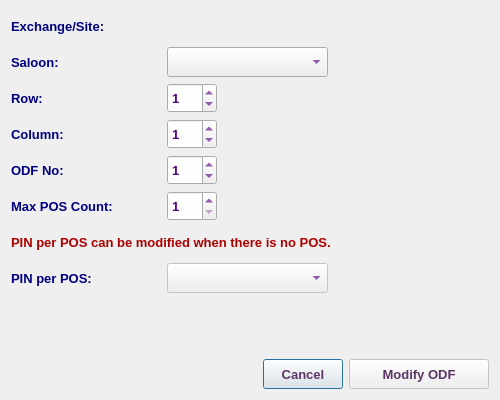
<?xml version="1.0" encoding="UTF-8"?>
<ui version="4.0">
 <class>EditOdfDialog</class>
 <widget class="QDialog" name="EditOdfDialog">
  <property name="windowModality">
   <enum>Qt::NonModal</enum>
  </property>
  <property name="geometry">
   <rect>
    <x>0</x>
    <y>0</y>
    <width>500</width>
    <height>400</height>
   </rect>
  </property>
  <property name="minimumSize">
   <size>
    <width>500</width>
    <height>400</height>
   </size>
  </property>
  <property name="maximumSize">
   <size>
    <width>501</width>
    <height>401</height>
   </size>
  </property>
  <property name="font">
   <font>
    <family>Tahoma</family>
    <pointsize>10</pointsize>
   </font>
  </property>
  <property name="windowTitle">
   <string>Edit ODF</string>
  </property>
  <property name="windowIcon">
   <iconset resource="../../../../image.qrc">
    <normaloff>:/Image/fiber.png</normaloff>:/Image/fiber.png</iconset>
  </property>
  <layout class="QVBoxLayout" name="verticalLayout">
   <item>
    <layout class="QHBoxLayout" name="horizontalLayout_6">
     <item>
      <widget class="QLabel" name="label_4">
       <property name="minimumSize">
        <size>
         <width>150</width>
         <height>30</height>
        </size>
       </property>
       <property name="maximumSize">
        <size>
         <width>150</width>
         <height>30</height>
        </size>
       </property>
       <property name="font">
        <font>
         <family>Tahoma</family>
         <pointsize>10</pointsize>
         <weight>75</weight>
         <bold>true</bold>
        </font>
       </property>
       <property name="styleSheet">
        <string notr="true">color: rgb(0, 0, 127);</string>
       </property>
       <property name="text">
        <string>Exchange/Site:</string>
       </property>
      </widget>
     </item>
     <item>
      <widget class="QLabel" name="areaAbbrLbl">
       <property name="sizePolicy">
        <sizepolicy hsizetype="Expanding" vsizetype="Preferred">
         <horstretch>0</horstretch>
         <verstretch>0</verstretch>
        </sizepolicy>
       </property>
       <property name="minimumSize">
        <size>
         <width>140</width>
         <height>30</height>
        </size>
       </property>
       <property name="maximumSize">
        <size>
         <width>5000</width>
         <height>30</height>
        </size>
       </property>
       <property name="font">
        <font>
         <family>Tahoma</family>
         <pointsize>10</pointsize>
         <weight>75</weight>
         <bold>true</bold>
        </font>
       </property>
       <property name="styleSheet">
        <string notr="true">color: rgb(85, 0, 127);</string>
       </property>
       <property name="text">
        <string/>
       </property>
       <property name="alignment">
        <set>Qt::AlignLeading|Qt::AlignLeft|Qt::AlignVCenter</set>
       </property>
      </widget>
     </item>
    </layout>
   </item>
   <item>
    <layout class="QHBoxLayout" name="horizontalLayout_5">
     <item>
      <widget class="QLabel" name="label_5">
       <property name="minimumSize">
        <size>
         <width>150</width>
         <height>30</height>
        </size>
       </property>
       <property name="maximumSize">
        <size>
         <width>150</width>
         <height>30</height>
        </size>
       </property>
       <property name="font">
        <font>
         <family>Tahoma</family>
         <pointsize>10</pointsize>
         <weight>75</weight>
         <bold>true</bold>
        </font>
       </property>
       <property name="styleSheet">
        <string notr="true">color: rgb(0, 0, 127);</string>
       </property>
       <property name="text">
        <string>Saloon:</string>
       </property>
      </widget>
     </item>
     <item>
      <widget class="QComboBox" name="saloonCB">
       <property name="sizePolicy">
        <sizepolicy hsizetype="Expanding" vsizetype="Preferred">
         <horstretch>0</horstretch>
         <verstretch>0</verstretch>
        </sizepolicy>
       </property>
       <property name="minimumSize">
        <size>
         <width>150</width>
         <height>30</height>
        </size>
       </property>
       <property name="maximumSize">
        <size>
         <width>250</width>
         <height>30</height>
        </size>
       </property>
       <property name="font">
        <font>
         <family>Tahoma</family>
         <pointsize>10</pointsize>
         <weight>75</weight>
         <bold>true</bold>
        </font>
       </property>
       <property name="styleSheet">
        <string notr="true">color: rgb(85, 0, 127);</string>
       </property>
      </widget>
     </item>
     <item>
      <spacer name="horizontalSpacer_4">
       <property name="orientation">
        <enum>Qt::Horizontal</enum>
       </property>
       <property name="sizeHint" stdset="0">
        <size>
         <width>40</width>
         <height>20</height>
        </size>
       </property>
      </spacer>
     </item>
    </layout>
   </item>
   <item>
    <layout class="QHBoxLayout" name="horizontalLayout_8">
     <item>
      <widget class="QLabel" name="label_7">
       <property name="minimumSize">
        <size>
         <width>150</width>
         <height>30</height>
        </size>
       </property>
       <property name="maximumSize">
        <size>
         <width>150</width>
         <height>30</height>
        </size>
       </property>
       <property name="font">
        <font>
         <family>Tahoma</family>
         <pointsize>10</pointsize>
         <weight>75</weight>
         <bold>true</bold>
        </font>
       </property>
       <property name="styleSheet">
        <string notr="true">color: rgb(0, 0, 127);</string>
       </property>
       <property name="text">
        <string>Row:</string>
       </property>
      </widget>
     </item>
     <item>
      <widget class="QSpinBox" name="odfRowSB">
       <property name="sizePolicy">
        <sizepolicy hsizetype="Preferred" vsizetype="Preferred">
         <horstretch>0</horstretch>
         <verstretch>0</verstretch>
        </sizepolicy>
       </property>
       <property name="minimumSize">
        <size>
         <width>50</width>
         <height>30</height>
        </size>
       </property>
       <property name="maximumSize">
        <size>
         <width>70</width>
         <height>30</height>
        </size>
       </property>
       <property name="font">
        <font>
         <family>Tahoma</family>
         <pointsize>10</pointsize>
         <weight>75</weight>
         <bold>true</bold>
        </font>
       </property>
       <property name="styleSheet">
        <string notr="true">color: rgb(85, 0, 127);</string>
       </property>
       <property name="minimum">
        <number>-20</number>
       </property>
       <property name="value">
        <number>1</number>
       </property>
      </widget>
     </item>
     <item>
      <spacer name="horizontalSpacer_8">
       <property name="font">
        <font>
         <family>Tahoma</family>
         <pointsize>10</pointsize>
        </font>
       </property>
       <property name="orientation">
        <enum>Qt::Horizontal</enum>
       </property>
       <property name="sizeHint" stdset="0">
        <size>
         <width>40</width>
         <height>20</height>
        </size>
       </property>
      </spacer>
     </item>
    </layout>
   </item>
   <item>
    <layout class="QHBoxLayout" name="horizontalLayout_7">
     <item>
      <widget class="QLabel" name="label_6">
       <property name="minimumSize">
        <size>
         <width>150</width>
         <height>30</height>
        </size>
       </property>
       <property name="maximumSize">
        <size>
         <width>150</width>
         <height>30</height>
        </size>
       </property>
       <property name="font">
        <font>
         <family>Tahoma</family>
         <pointsize>10</pointsize>
         <weight>75</weight>
         <bold>true</bold>
        </font>
       </property>
       <property name="styleSheet">
        <string notr="true">color: rgb(0, 0, 127);</string>
       </property>
       <property name="text">
        <string>Column:</string>
       </property>
      </widget>
     </item>
     <item>
      <widget class="QSpinBox" name="odfColumnSB">
       <property name="sizePolicy">
        <sizepolicy hsizetype="Preferred" vsizetype="Preferred">
         <horstretch>0</horstretch>
         <verstretch>0</verstretch>
        </sizepolicy>
       </property>
       <property name="minimumSize">
        <size>
         <width>50</width>
         <height>30</height>
        </size>
       </property>
       <property name="maximumSize">
        <size>
         <width>70</width>
         <height>30</height>
        </size>
       </property>
       <property name="font">
        <font>
         <family>Tahoma</family>
         <pointsize>10</pointsize>
         <weight>75</weight>
         <bold>true</bold>
        </font>
       </property>
       <property name="styleSheet">
        <string notr="true">color: rgb(85, 0, 127);</string>
       </property>
       <property name="minimum">
        <number>-20</number>
       </property>
       <property name="value">
        <number>1</number>
       </property>
      </widget>
     </item>
     <item>
      <spacer name="horizontalSpacer_7">
       <property name="font">
        <font>
         <family>Tahoma</family>
         <pointsize>10</pointsize>
        </font>
       </property>
       <property name="orientation">
        <enum>Qt::Horizontal</enum>
       </property>
       <property name="sizeHint" stdset="0">
        <size>
         <width>40</width>
         <height>20</height>
        </size>
       </property>
      </spacer>
     </item>
    </layout>
   </item>
   <item>
    <layout class="QHBoxLayout" name="horizontalLayout_2">
     <item>
      <widget class="QLabel" name="label">
       <property name="minimumSize">
        <size>
         <width>150</width>
         <height>30</height>
        </size>
       </property>
       <property name="maximumSize">
        <size>
         <width>150</width>
         <height>30</height>
        </size>
       </property>
       <property name="font">
        <font>
         <family>Tahoma</family>
         <pointsize>10</pointsize>
         <weight>75</weight>
         <bold>true</bold>
        </font>
       </property>
       <property name="styleSheet">
        <string notr="true">color: rgb(0, 0, 127);</string>
       </property>
       <property name="text">
        <string>ODF No:</string>
       </property>
      </widget>
     </item>
     <item>
      <widget class="QSpinBox" name="odfNoSB">
       <property name="sizePolicy">
        <sizepolicy hsizetype="Preferred" vsizetype="Preferred">
         <horstretch>0</horstretch>
         <verstretch>0</verstretch>
        </sizepolicy>
       </property>
       <property name="minimumSize">
        <size>
         <width>50</width>
         <height>30</height>
        </size>
       </property>
       <property name="maximumSize">
        <size>
         <width>70</width>
         <height>30</height>
        </size>
       </property>
       <property name="font">
        <font>
         <family>Tahoma</family>
         <pointsize>10</pointsize>
         <weight>75</weight>
         <bold>true</bold>
        </font>
       </property>
       <property name="styleSheet">
        <string notr="true">color: rgb(85, 0, 127);</string>
       </property>
       <property name="minimum">
        <number>-20</number>
       </property>
       <property name="value">
        <number>1</number>
       </property>
      </widget>
     </item>
     <item>
      <spacer name="horizontalSpacer_2">
       <property name="font">
        <font>
         <family>Tahoma</family>
         <pointsize>10</pointsize>
        </font>
       </property>
       <property name="orientation">
        <enum>Qt::Horizontal</enum>
       </property>
       <property name="sizeHint" stdset="0">
        <size>
         <width>40</width>
         <height>20</height>
        </size>
       </property>
      </spacer>
     </item>
    </layout>
   </item>
   <item>
    <layout class="QHBoxLayout" name="horizontalLayout_3">
     <item>
      <widget class="QLabel" name="label_2">
       <property name="minimumSize">
        <size>
         <width>150</width>
         <height>30</height>
        </size>
       </property>
       <property name="maximumSize">
        <size>
         <width>150</width>
         <height>30</height>
        </size>
       </property>
       <property name="font">
        <font>
         <family>Tahoma</family>
         <pointsize>10</pointsize>
         <weight>75</weight>
         <bold>true</bold>
        </font>
       </property>
       <property name="styleSheet">
        <string notr="true">color: rgb(0, 0, 127);</string>
       </property>
       <property name="text">
        <string>Max POS Count:</string>
       </property>
      </widget>
     </item>
     <item>
      <widget class="QSpinBox" name="posCountSB">
       <property name="enabled">
        <bool>true</bool>
       </property>
       <property name="sizePolicy">
        <sizepolicy hsizetype="Preferred" vsizetype="Preferred">
         <horstretch>0</horstretch>
         <verstretch>0</verstretch>
        </sizepolicy>
       </property>
       <property name="minimumSize">
        <size>
         <width>50</width>
         <height>30</height>
        </size>
       </property>
       <property name="maximumSize">
        <size>
         <width>70</width>
         <height>30</height>
        </size>
       </property>
       <property name="font">
        <font>
         <family>Tahoma</family>
         <pointsize>10</pointsize>
         <weight>75</weight>
         <bold>true</bold>
        </font>
       </property>
       <property name="styleSheet">
        <string notr="true">color: rgb(85, 0, 127);</string>
       </property>
       <property name="minimum">
        <number>1</number>
       </property>
       <property name="value">
        <number>1</number>
       </property>
      </widget>
     </item>
     <item>
      <spacer name="horizontalSpacer_3">
       <property name="font">
        <font>
         <family>Tahoma</family>
         <pointsize>10</pointsize>
        </font>
       </property>
       <property name="orientation">
        <enum>Qt::Horizontal</enum>
       </property>
       <property name="sizeHint" stdset="0">
        <size>
         <width>40</width>
         <height>20</height>
        </size>
       </property>
      </spacer>
     </item>
    </layout>
   </item>
   <item>
    <widget class="QLabel" name="posWarningLbl">
     <property name="minimumSize">
      <size>
       <width>0</width>
       <height>30</height>
      </size>
     </property>
     <property name="maximumSize">
      <size>
       <width>16777215</width>
       <height>30</height>
      </size>
     </property>
     <property name="font">
      <font>
       <family>Tahoma</family>
       <pointsize>10</pointsize>
       <weight>75</weight>
       <bold>true</bold>
      </font>
     </property>
     <property name="styleSheet">
      <string notr="true">color: rgb(170, 0, 0);</string>
     </property>
     <property name="text">
      <string>PIN per POS can be modified when there is no POS.</string>
     </property>
    </widget>
   </item>
   <item>
    <layout class="QHBoxLayout" name="horizontalLayout_4">
     <item>
      <widget class="QLabel" name="label_3">
       <property name="minimumSize">
        <size>
         <width>150</width>
         <height>30</height>
        </size>
       </property>
       <property name="maximumSize">
        <size>
         <width>150</width>
         <height>30</height>
        </size>
       </property>
       <property name="font">
        <font>
         <family>Tahoma</family>
         <pointsize>10</pointsize>
         <weight>75</weight>
         <bold>true</bold>
        </font>
       </property>
       <property name="styleSheet">
        <string notr="true">color: rgb(0, 0, 127);</string>
       </property>
       <property name="text">
        <string>PIN per POS:</string>
       </property>
      </widget>
     </item>
     <item>
      <widget class="QComboBox" name="pppCB">
       <property name="enabled">
        <bool>false</bool>
       </property>
       <property name="sizePolicy">
        <sizepolicy hsizetype="Expanding" vsizetype="Preferred">
         <horstretch>0</horstretch>
         <verstretch>0</verstretch>
        </sizepolicy>
       </property>
       <property name="minimumSize">
        <size>
         <width>150</width>
         <height>30</height>
        </size>
       </property>
       <property name="maximumSize">
        <size>
         <width>250</width>
         <height>30</height>
        </size>
       </property>
       <property name="font">
        <font>
         <family>Tahoma</family>
         <pointsize>10</pointsize>
         <weight>75</weight>
         <bold>true</bold>
        </font>
       </property>
       <property name="styleSheet">
        <string notr="true">color: rgb(85, 0, 127);</string>
       </property>
      </widget>
     </item>
     <item>
      <spacer name="horizontalSpacer_5">
       <property name="orientation">
        <enum>Qt::Horizontal</enum>
       </property>
       <property name="sizeHint" stdset="0">
        <size>
         <width>40</width>
         <height>20</height>
        </size>
       </property>
      </spacer>
     </item>
    </layout>
   </item>
   <item>
    <spacer name="verticalSpacer">
     <property name="font">
      <font>
       <family>Tahoma</family>
       <pointsize>10</pointsize>
      </font>
     </property>
     <property name="orientation">
      <enum>Qt::Vertical</enum>
     </property>
     <property name="sizeHint" stdset="0">
      <size>
       <width>20</width>
       <height>40</height>
      </size>
     </property>
    </spacer>
   </item>
   <item>
    <layout class="QHBoxLayout" name="horizontalLayout">
     <item>
      <spacer name="horizontalSpacer">
       <property name="font">
        <font>
         <family>Tahoma</family>
         <pointsize>10</pointsize>
        </font>
       </property>
       <property name="orientation">
        <enum>Qt::Horizontal</enum>
       </property>
       <property name="sizeHint" stdset="0">
        <size>
         <width>40</width>
         <height>20</height>
        </size>
       </property>
      </spacer>
     </item>
     <item>
      <widget class="QLabel" name="exchIdLbl">
       <property name="sizePolicy">
        <sizepolicy hsizetype="Fixed" vsizetype="Fixed">
         <horstretch>0</horstretch>
         <verstretch>0</verstretch>
        </sizepolicy>
       </property>
       <property name="minimumSize">
        <size>
         <width>0</width>
         <height>0</height>
        </size>
       </property>
       <property name="maximumSize">
        <size>
         <width>0</width>
         <height>0</height>
        </size>
       </property>
       <property name="font">
        <font>
         <family>Tahoma</family>
         <pointsize>10</pointsize>
        </font>
       </property>
       <property name="text">
        <string/>
       </property>
      </widget>
     </item>
     <item>
      <widget class="QLabel" name="odfIdLbl">
       <property name="sizePolicy">
        <sizepolicy hsizetype="Fixed" vsizetype="Fixed">
         <horstretch>0</horstretch>
         <verstretch>0</verstretch>
        </sizepolicy>
       </property>
       <property name="minimumSize">
        <size>
         <width>0</width>
         <height>0</height>
        </size>
       </property>
       <property name="maximumSize">
        <size>
         <width>0</width>
         <height>0</height>
        </size>
       </property>
       <property name="font">
        <font>
         <family>Tahoma</family>
         <pointsize>10</pointsize>
        </font>
       </property>
       <property name="text">
        <string/>
       </property>
      </widget>
     </item>
     <item>
      <widget class="QPushButton" name="cancelBtn">
       <property name="sizePolicy">
        <sizepolicy hsizetype="Preferred" vsizetype="Preferred">
         <horstretch>0</horstretch>
         <verstretch>0</verstretch>
        </sizepolicy>
       </property>
       <property name="minimumSize">
        <size>
         <width>80</width>
         <height>30</height>
        </size>
       </property>
       <property name="maximumSize">
        <size>
         <width>150</width>
         <height>30</height>
        </size>
       </property>
       <property name="font">
        <font>
         <family>Tahoma</family>
         <pointsize>10</pointsize>
         <weight>75</weight>
         <bold>true</bold>
        </font>
       </property>
       <property name="styleSheet">
        <string notr="true">color: rgb(92, 53, 102);</string>
       </property>
       <property name="text">
        <string>Cancel</string>
       </property>
      </widget>
     </item>
     <item>
      <widget class="QPushButton" name="modifyBtn">
       <property name="enabled">
        <bool>false</bool>
       </property>
       <property name="sizePolicy">
        <sizepolicy hsizetype="Preferred" vsizetype="Preferred">
         <horstretch>0</horstretch>
         <verstretch>0</verstretch>
        </sizepolicy>
       </property>
       <property name="minimumSize">
        <size>
         <width>140</width>
         <height>30</height>
        </size>
       </property>
       <property name="maximumSize">
        <size>
         <width>200</width>
         <height>30</height>
        </size>
       </property>
       <property name="font">
        <font>
         <family>Tahoma</family>
         <pointsize>10</pointsize>
         <weight>75</weight>
         <bold>true</bold>
        </font>
       </property>
       <property name="styleSheet">
        <string notr="true">color: rgb(92, 53, 102);</string>
       </property>
       <property name="text">
        <string>Modify ODF</string>
       </property>
       <property name="icon">
        <iconset resource="../../../../image.qrc">
         <normaloff>:/Image/edit.png</normaloff>:/Image/edit.png</iconset>
       </property>
       <property name="iconSize">
        <size>
         <width>20</width>
         <height>20</height>
        </size>
       </property>
      </widget>
     </item>
    </layout>
   </item>
  </layout>
 </widget>
 <tabstops>
  <tabstop>saloonCB</tabstop>
  <tabstop>odfRowSB</tabstop>
  <tabstop>odfColumnSB</tabstop>
  <tabstop>odfNoSB</tabstop>
  <tabstop>posCountSB</tabstop>
  <tabstop>pppCB</tabstop>
  <tabstop>modifyBtn</tabstop>
  <tabstop>cancelBtn</tabstop>
 </tabstops>
 <resources>
  <include location="../../../../image.qrc"/>
 </resources>
 <connections/>
</ui>
